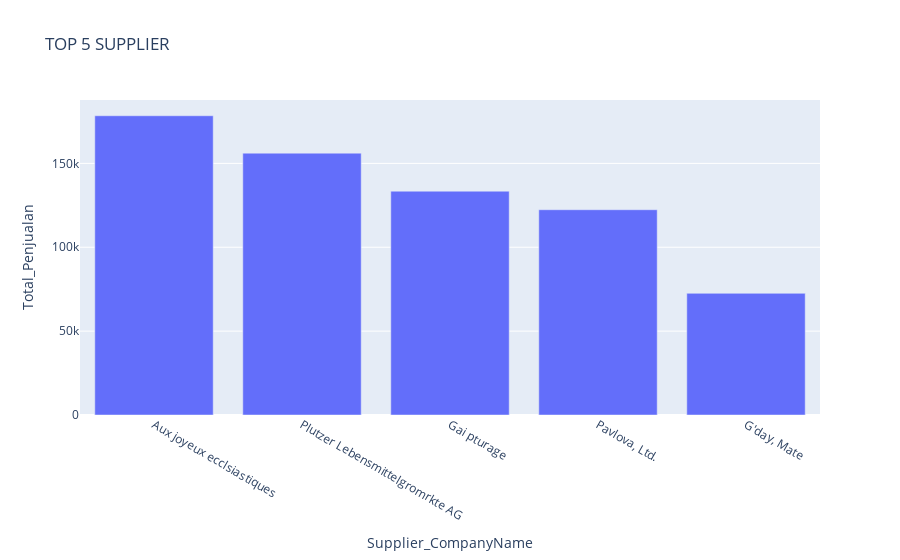

The cell this chart's notebook holds for it:
### Code cell
# Membuat Grafik Top 5 Supplier

fig = px.bar(supplier_top_5, x='Supplier_CompanyName', y='Total_Penjualan',
            title = 'TOP 5 SUPPLIER')
fig.show()

### Figure 1 — Plotly figure (JSON) as saved in the notebook; plotly's stock layout.template omitted (floating-point values rounded to 4 significant figures)
{"data": [{"alignmentgroup": "True", "hovertemplate": "Supplier_CompanyName=%{x}<br>Total_Penjualan=%{y}<extra></extra>", "legendgroup": "", "marker": {"color": "#636efa", "pattern": {"shape": ""}}, "name": "", "offsetgroup": "", "orientation": "v", "showlegend": false, "textposition": "auto", "type": "bar", "x": ["Aux joyeux ecclsiastiques", "Plutzer Lebensmittelgromrkte AG", "Gai pturage", "Pavlova, Ltd.", "G'day, Mate"], "xaxis": "x", "y": [178400.0, 156100.0, 133416, 122400.0, 72530.0], "yaxis": "y"}], "layout": {"autosize": true, "barmode": "relative", "legend": {"tracegroupgap": 0}, "title": {"text": "TOP 5 SUPPLIER"}, "xaxis": {"anchor": "y", "autorange": true, "domain": [0, 1], "range": [-0.5, 4.5], "title": {"text": "Supplier_CompanyName"}, "type": "category"}, "yaxis": {"anchor": "x", "autorange": true, "domain": [0, 1], "range": [0, 187800.0], "title": {"text": "Total_Penjualan"}, "type": "linear"}}}
